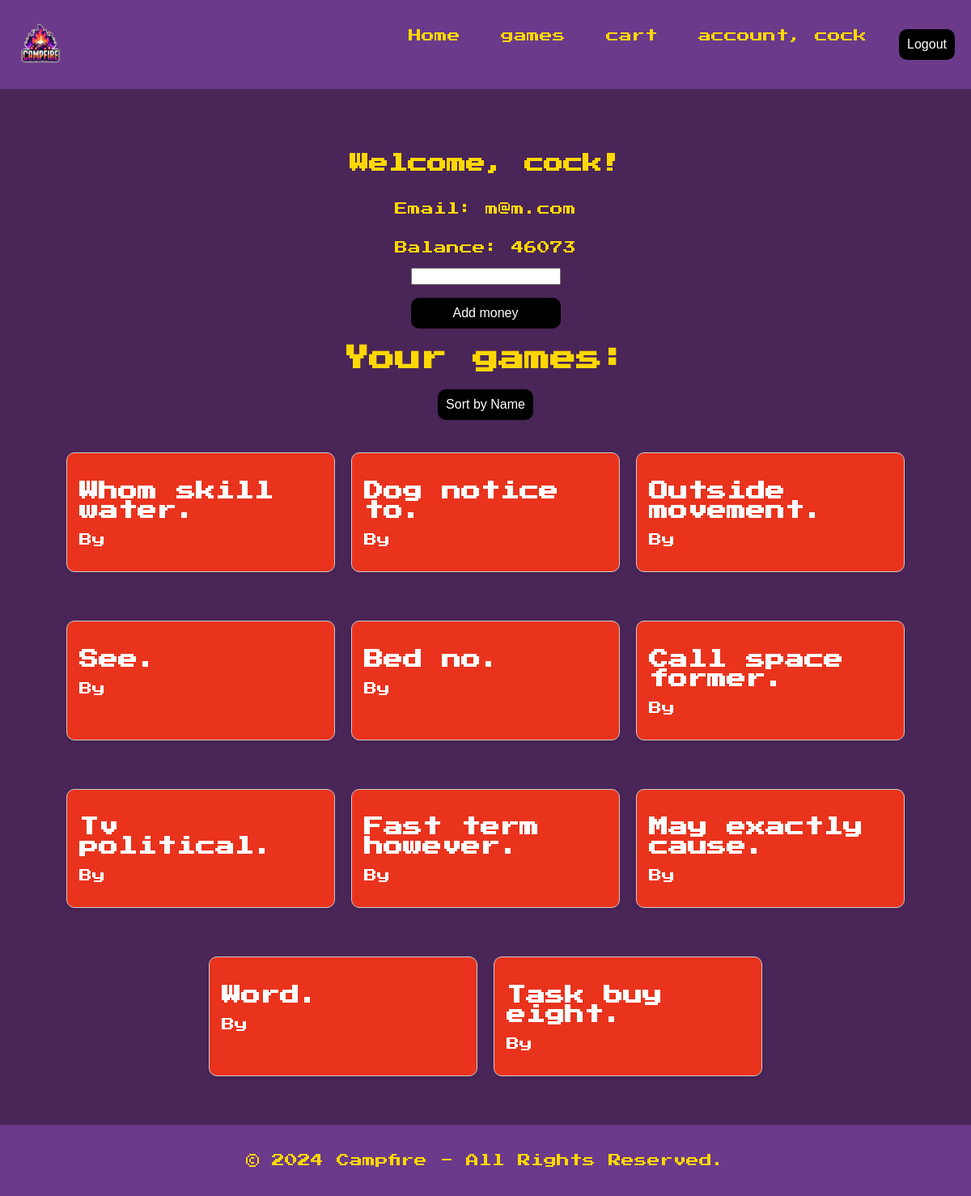
The app's page /account/ (signed in) with its own data.
### shop/models.py (models this page shows, shortened)
class Wallet(models.Model):
    user = models.ForeignKey(
        User, on_delete=models.CASCADE, related_name='user_wallet')
    balance = models.IntegerField(default=0)

class GameOwner(models.Model):
    user = models.ForeignKey(
        User, on_delete=models.CASCADE, related_name='game_owner')
    game = models.ForeignKey(
        Game, on_delete=models.CASCADE, related_name='game_owner')
    quantity = models.PositiveIntegerField(default=1)

class Game(models.Model):
    title = models.CharField(max_length=255)
    author = models.CharField(max_length=255)
    price = models.IntegerField()
    description = models.TextField()

### shop/views.py (the view, shortened to what this page needs)
# urls.py: path('account/', Account.as_view(), name='account'),
class Account(LoginRequiredMixin, View):
    template_name = "account.html"
    def get(self, request):
        owned_games = GameOwner.objects.filter(user=request.user)
        wallet, created = Wallet.objects.get_or_create(user=request.user)
        if 'sort_by_name' in request.GET:
            owned_games = owned_games.select_related(
                'game').order_by('game__title')
        return render(request, self.template_name, {
                      'user': request.user,
                      'owned_games': owned_games,
                      "wallet": wallet,
                      })

### shop/templates/account.html (shortened to what this page needs)
{% extends 'base.html' %}
{% load i18n %}
{% block content %}
<div class="container">
  <div class="container1">
    <h2>Welcome, {{ user.username }}!</h2>
    <p>Email: {{ user.email }}</p>
    <p>Balance: {{ wallet.balance }}</p>
    <form action="{% url 'account' %}" method="post">
      <input type="number" min="1" name="balance">
      <button type="submit2">Add money</button>
    </form>
    <h1>Your games:</h1>
    <form action="{% url 'account' %}" method="get">
      <button type="submit2" name="sort_by_name" value="1">Sort by Name</button>
    </form>
  </div>
  <div class="games-grid">
    {% for item in owned_games %}
    <div class="game-card">
      <div class="game-info">
        <h2>{{ item.game.title }}</h2>
        <p>{% blocktrans %}By {{ item.game.author }}{% endblocktrans %}</p>
      </div>
    </div>
    {% empty %}
    <p>{% trans "You don't own any games yet." %}</p>
    {% endfor %}
  </div>
</div>
{% endblock %}

### shop/templates/base.html (shortened to what this page needs)
{% load i18n %}
<!doctype html>
<html lang="en">
<head>
  {% load static %}
  <link href="{% static 'css/styles.css' %}" rel="stylesheet" />
</head>
<body>
  <nav class="navbar">
    <div class="logo">
      <img src="{% static 'images/logo.png' %}" alt="Campfire Logo" />
    </div>
    <ul class="nav-links">
      <li><a href="{% url 'home' %}">{% trans 'Home' %}</a></li>
      {% if user.is_authenticated %}
      <li><a href="{% url 'games' %}">{% trans 'games' %}</a></li>
      <li><a href="{% url 'cart' %}">{% trans 'cart' %}</a></li>
      <li><a href="{% url 'account' %}">{% trans 'account' %}, {{ user.username }}</a></li>
      <form method="POST" action="{% url 'logout' %}">
        <button type="submit">{% trans 'Logout' %}</button>
      </form>
      {% else %}
      <li><a href="{% url 'login' %}">{% trans 'Login' %}</a></li>
      <li><a href="{% url 'signup' %}">{% trans 'Signup' %}</a></li>
      {% endif %}
    </ul>
  </nav>
  <div class="container">
    {% block content %}
    {% endblock %}
  </div>
  <footer class="footer">
    <p>{% trans '© 2024 Campfire - All Rights Reserved.' %}</p>
  </footer>
</body>
</html>

### shop/static/css/styles.css (style rules this page uses)
body { font-family: 'Press Start 2P', cursive; background-color: #4A2558; color: #FFD700; margin: 0; padding: 0; min-height: 100vh; display: flex; flex-direction: column; }
.navbar { display: flex; justify-content: space-between; align-items: center; padding: 20px; background-color: #6B3A8A; }
.navbar .logo img { width: 60px; height: auto; }
.nav-links { list-style: none; display: flex; gap: 30px; }
.nav-links li { display: inline; }
.nav-links li a { text-decoration: none; font-size: 16px; color: #FFD700; padding: 10px; transition: background-color 0.3s ease; }
.container { flex: 1; padding: 20px; }
.footer { background-color: #6B3A8A; color: #FFD700; padding: 20px; text-align: center; margin-top: auto; }
button[type="submit"] { width: 100%; padding: 10px; background-color: #000; border: white; border-radius: 10px; color: white; font-size: 16px; cursor: pointer; transition: background-color 0.3s ease; }
.games-grid { display: flex; flex-wrap: wrap; gap: 20px; justify-content: center; }
.game-card { background-color: #e9331d; border-radius: 10px; padding: 20px; width: 300px; box-shadow: 0 4px 8px rgba(0, 0, 0, 0.2); transition: transform 0.3s ease; }
.game-info h2 { color: white; margin-bottom: 10px; }
.game-info p { color: white; }
.game-card { margin: 20px 0; padding: 15px; border: 1px solid #ccc; box-shadow: 0 2px 5px rgba(0,0,0,0.1); background-color: #e9331d; }
.game-info { margin-bottom: 10px; }
button[type="submit2"] { width: 100%; padding: 10px; background-color: #000; border: white; border-radius: 10px; color: white; font-size: 16px; cursor: pointer; transition: background-color 0.3s ease; }
.container1 { display: flex; justify-content: space-between; flex-direction: column; align-items: center; padding: 20px; }

### records on screen
Wallet: balance "46073"
GameOwner: game "Whom skill water."
GameOwner: game "Dog notice to."
GameOwner: game "Outside movement."
GameOwner: game "See."
GameOwner: game "Bed no."
GameOwner: game "Call space former."
GameOwner: game "Tv political."
GameOwner: game "Fast term however."
GameOwner: game "May exactly cause."
GameOwner: game "Word."
GameOwner: game "Task buy eight."

### other values on screen
{{ user.username }} "cock"
{{ user.email }} "m@m.com"
